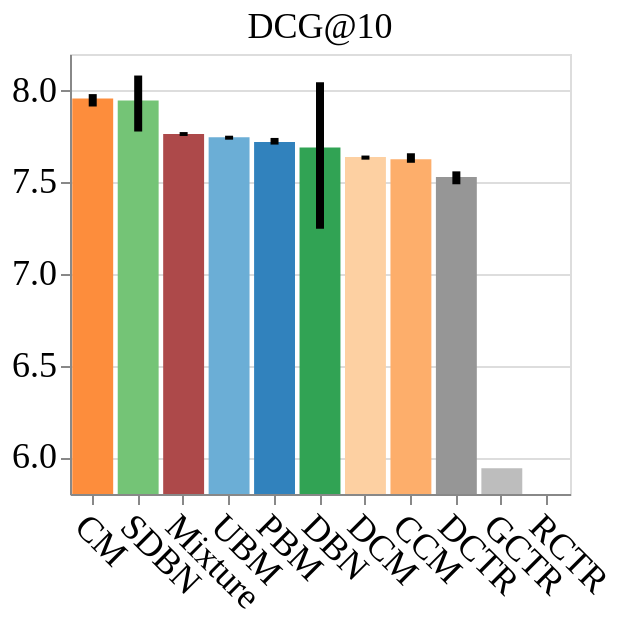

Write notebook code for a chart like this one.
### Code cell
model_means = df.groupby('model')['test_dcg@10'].mean().sort_values(ascending=False)
sorted_models = model_means.index.tolist()

base = alt.Chart(df, title="DCG@10", width=250, height=220)

bars = base.mark_bar().encode(
    x=alt.X("model", title="", sort=sorted_models).axis(labelAngle=45),
    y=alt.Y("mean(test_dcg@10)", title="").scale(zero=False, domain=(5.8, 8.2), clamp=True),
    color=alt.Color("model", title="Models", legend=None).scale(domain=list(model2color.keys()), range=list(model2color.values())),
)

errors = base.mark_errorbar(extent="ci", thickness=4).encode(
    x=alt.X("model", title="", sort=sorted_models),
    y=alt.Y("test_dcg@10", title="").scale(zero=False)
)

dcg_chart = (bars + errors)
dcg_chart

### Figure 1 — Vega-Lite specification as saved in the notebook (floating-point values rounded to 4 significant figures)
{"config": {"title": {"font": "serif", "fontWeight": "normal", "fontSize": 18}, "axis": {"titleFont": "serif", "titleFontWeight": "normal", "titleFontSize": 18, "labelFont": "serif", "labelFontWeight": "normal", "labelFontSize": 18}, "headerColumn": {"titleFont": "serif", "titleFontWeight": "normal", "titleFontSize": 18, "labelFont": "serif", "labelFontWeight": "normal", "labelFontSize": 18}, "headerRow": {"titleFont": "serif", "titleFontWeight": "normal", "titleFontSize": 18, "labelFont": "serif", "labelFontWeight": "normal", "labelFontSize": 18}, "legend": {"titleFont": "serif", "titleFontWeight": "normal", "titleFontSize": 18, "labelFont": "serif", "labelFontWeight": "normal", "labelFontSize": 18}, "text": {"font": "serif", "fontSize": 18}}, "layer": [{"mark": {"type": "bar"}, "encoding": {"color": {"field": "model", "legend": null, "scale": {"domain": ["Mixture", "PBM", "UBM", "DBN", "SDBN", "CM", "CCM", "DCM", "DCTR", "RCTR", "GCTR"], "range": ["#ad494a", "#3182bd", "#6baed6", "#31a354", "#74c476", "#fd8d3c", "#fdae6b", "#fdd0a2", "#969696", "#969696", "#bdbdbd"]}, "title": "Models", "type": "nominal"}, "x": {"axis": {"labelAngle": 45}, "field": "model", "sort": ["CM", "SDBN", "Mixture", "UBM", "PBM", "DBN", "DCM", "CCM", "DCTR", "GCTR", "RCTR"], "title": "", "type": "nominal"}, "y": {"aggregate": "mean", "field": "test_dcg@10", "scale": {"zero": false, "domain": [5.8, 8.2], "clamp": true}, "title": "", "type": "quantitative"}}, "title": "DCG@10"}, {"mark": {"type": "errorbar", "extent": "ci", "thickness": 4}, "encoding": {"x": {"field": "model", "sort": ["CM", "SDBN", "Mixture", "UBM", "PBM", "DBN", "DCM", "CCM", "DCTR", "GCTR", "RCTR"], "title": "", "type": "nominal"}, "y": {"field": "test_dcg@10", "scale": {"zero": false}, "title": "", "type": "quantitative"}}, "title": "DCG@10"}], "data": {"name": "data-0b8b8f4387e654eda923806194368de3"}, "height": 220, "width": 250, "$schema": "https://vega.github.io/schema/vega-lite/v5.20.1.json", "datasets": {"data-0b8b8f4387e654eda923806194368de3": [{"model": "Mixture", "test_loss": 1.708, "test_ll": -0.1864, "test_ppl": 1.228, "test_cond_ppl": 1.189, "train_time_s": 1710.0, "test_dcg@10": null, "test_dcg@5": null, "test_dcg@3": null, "test_dcg@1": null, "test_mrr@10": null, "train_time_min": 28.5}, {"model": "Mixture", "test_loss": null, "test_ll": null, "test_ppl": null, "test_cond_ppl": null, "train_time_s": null, "test_dcg@10": 7.774, "test_dcg@5": 5.063, "test_dcg@3": 3.668, "test_dcg@1": 1.715, "test_mrr@10": 0.6247, "train_time_min": null}, {"model": "Mixture", "test_loss": 1.711, "test_ll": -0.1871, "test_ppl": 1.229, "test_cond_ppl": 1.19, "train_time_s": 1632.0, "test_dcg@10": null, "test_dcg@5": null, "test_dcg@3": null, "test_dcg@1": null, "test_mrr@10": null, "train_time_min": 27.21}, {"model": "Mixture", "test_loss": null, "test_ll": null, "test_ppl": null, "test_cond_ppl": null, "train_time_s": null, "test_dcg@10": 7.753, "test_dcg@5": 5.059, "test_dcg@3": 3.648, "test_dcg@1": 1.724, "test_mrr@10": 0.6265, "train_time_min": null}, {"model": "Mixture", "test_loss": 1.709, "test_ll": -0.1861, "test_ppl": 1.23, "test_cond_ppl": 1.19, "train_time_s": 1671.0, "test_dcg@10": null, "test_dcg@5": null, "test_dcg@3": null, "test_dcg@1": null, "test_mrr@10": null, "train_time_min": 27.85}, {"model": "Mixture", "test_loss": null, "test_ll": null, "test_ppl": null, "test_cond_ppl": null, "train_time_s": null, "test_dcg@10": 7.764, "test_dcg@5": 5.056, "test_dcg@3": 3.634, "test_dcg@1": 1.716, "test_mrr@10": 0.6238, "train_time_min": null}, {"model": "DBN", "test_loss": 0.2095, "test_ll": -0.2132, "test_ppl": 1.229, "test_cond_ppl": 1.218, "train_time_s": 684.3, "test_dcg@10": null, "test_dcg@5": null, "test_dcg@3": null, "test_dcg@1": null, "test_mrr@10": null, "train_time_min": 11.41}, {"model": "DCM", "test_loss": null, "test_ll": null, "test_ppl": null, "test_cond_ppl": null, "train_time_s": null, "test_dcg@10": 7.624, "test_dcg@5": 4.986, "test_dcg@3": 3.642, "test_dcg@1": 1.735, "test_mrr@10": 0.6266, "train_time_min": null}, {"model": "SDBN", "test_loss": 0.2229, "test_ll": -0.2274, "test_ppl": 1.237, "test_cond_ppl": 1.236, "train_time_s": 496.7, "test_dcg@10": null, "test_dcg@5": null, "test_dcg@3": null, "test_dcg@1": null, "test_mrr@10": null, "train_time_min": 8.278}, {"model": "DBN", "test_loss": null, "test_ll": null, "test_ppl": null, "test_cond_ppl": null, "train_time_s": null, "test_dcg@10": 7.776, "test_dcg@5": 5.139, "test_dcg@3": 3.762, "test_dcg@1": 1.805, "test_mrr@10": 0.6144, "train_time_min": null}, {"model": "DCM", "test_loss": 0.2237, "test_ll": -0.2282, "test_ppl": 1.238, "test_cond_ppl": 1.237, "train_time_s": 556.6, "test_dcg@10": null, "test_dcg@5": null, "test_dcg@3": null, "test_dcg@1": null, "test_mrr@10": null, "train_time_min": 9.276}, {"model": "DCTR", "test_loss": null, "test_ll": null, "test_ppl": null, "test_cond_ppl": null, "train_time_s": null, "test_dcg@10": 7.538, "test_dcg@5": 4.944, "test_dcg@3": 3.604, "test_dcg@1": 1.722, "test_mrr@10": 0.6229, "train_time_min": null}, {"model": "CCM", "test_loss": 0.21, "test_ll": -0.2138, "test_ppl": 1.229, "test_cond_ppl": 1.218, "train_time_s": 694.8, "test_dcg@10": null, "test_dcg@5": null, "test_dcg@3": null, "test_dcg@1": null, "test_mrr@10": null, "train_time_min": 11.58}, {"model": "GCTR", "test_loss": 0.2889, "test_ll": -0.2927, "test_ppl": 1.328, "test_cond_ppl": 1.328, "train_time_s": 321.8, "test_dcg@10": null, "test_dcg@5": null, "test_dcg@3": null, "test_dcg@1": null, "test_mrr@10": null, "train_time_min": 5.363}, {"model": "CCM", "test_loss": null, "test_ll": null, "test_ppl": null, "test_cond_ppl": null, "train_time_s": null, "test_dcg@10": 7.659, "test_dcg@5": 5.021, "test_dcg@3": 3.647, "test_dcg@1": 1.73, "test_mrr@10": 0.6216, "train_time_min": null}, {"model": "PBM", "test_loss": null, "test_ll": null, "test_ppl": null, "test_cond_ppl": null, "train_time_s": null, "test_dcg@10": 7.706, "test_dcg@5": 5.012, "test_dcg@3": 3.626, "test_dcg@1": 1.703, "test_mrr@10": 0.6215, "train_time_min": null}, {"model": "CM", "test_loss": 0.6202, "test_ll": -0.6466, "test_ppl": 1.239, "test_cond_ppl": 1.874, "train_time_s": 623.4, "test_dcg@10": null, "test_dcg@5": null, "test_dcg@3": null, "test_dcg@1": null, "test_mrr@10": null, "train_time_min": 10.39}, {"model": "CM", "test_loss": null, "test_ll": null, "test_ppl": null, "test_cond_ppl": null, "train_time_s": null, "test_dcg@10": 7.981, "test_dcg@5": 5.233, "test_dcg@3": 3.813, "test_dcg@1": 1.816, "test_mrr@10": 0.6393, "train_time_min": null}, {"model": "SDBN", "test_loss": null, "test_ll": null, "test_ppl": null, "test_cond_ppl": null, "train_time_s": null, "test_dcg@10": 7.98, "test_dcg@5": 5.279, "test_dcg@3": 3.87, "test_dcg@1": 1.845, "test_mrr@10": 0.6261, "train_time_min": null}, {"model": "PBM", "test_loss": 0.217, "test_ll": -0.2215, "test_ppl": 1.227, "test_cond_ppl": 1.227, "train_time_s": 610.2, "test_dcg@10": null, "test_dcg@5": null, "test_dcg@3": null, "test_dcg@1": null, "test_mrr@10": null, "train_time_min": 10.17}, {"model": "UBM", "test_loss": 0.2082, "test_ll": -0.2121, "test_ppl": 1.227, "test_cond_ppl": 1.215, "train_time_s": 681.3, "test_dcg@10": null, "test_dcg@5": null, "test_dcg@3": null, "test_dcg@1": null, "test_mrr@10": null, "train_time_min": 11.36}, {"model": "DCTR", "test_loss": 0.2252, "test_ll": -0.2298, "test_ppl": 1.24, "test_cond_ppl": 1.24, "train_time_s": 610.5, "test_dcg@10": null, "test_dcg@5": null, "test_dcg@3": null, "test_dcg@1": null, "test_mrr@10": null, "train_time_min": 10.17}, {"model": "RCTR", "test_loss": 0.2388, "test_ll": -0.2436, "test_ppl": 1.254, "test_cond_ppl": 1.254, "train_time_s": 317.6, "test_dcg@10": null, "test_dcg@5": null, "test_dcg@3": null, "test_dcg@1": null, "test_mrr@10": null, "train_time_min": 5.293}, {"model": "UBM", "test_loss": null, "test_ll": null, "test_ppl": null, "test_cond_ppl": null, "train_time_s": null, "test_dcg@10": 7.752, "test_dcg@5": 5.05, "test_dcg@3": 3.668, "test_dcg@1": 1.724, "test_mrr@10": 0.6243, "train_time_min": null}, {"model": "GCTR", "test_loss": null, "test_ll": null, "test_ppl": null, "test_cond_ppl": null, "train_time_s": null, "test_dcg@10": 5.94, "test_dcg@5": 3.655, "test_dcg@3": 2.582, "test_dcg@1": 1.21, "test_mrr@10": 0.513, "train_time_min": null}, {"model": "DBN", "test_loss": 0.2096, "test_ll": -0.2135, "test_ppl": 1.23, "test_cond_ppl": 1.219, "train_time_s": 529.5, "test_dcg@10": null, "test_dcg@5": null, "test_dcg@3": null, "test_dcg@1": null, "test_mrr@10": null, "train_time_min": 8.825}, {"model": "DCM", "test_loss": null, "test_ll": null, "test_ppl": null, "test_cond_ppl": null, "train_time_s": null, "test_dcg@10": 7.644, "test_dcg@5": 5.015, "test_dcg@3": 3.657, "test_dcg@1": 1.733, "test_mrr@10": 0.6288, "train_time_min": null}, {"model": "SDBN", "test_loss": 0.2229, "test_ll": -0.2274, "test_ppl": 1.237, "test_cond_ppl": 1.237, "train_time_s": 605.7, "test_dcg@10": null, "test_dcg@5": null, "test_dcg@3": null, "test_dcg@1": null, "test_mrr@10": null, "train_time_min": 10.09}, {"model": "DBN", "test_loss": null, "test_ll": null, "test_ppl": null, "test_cond_ppl": null, "train_time_s": null, "test_dcg@10": 7.246, "test_dcg@5": 4.696, "test_dcg@3": 3.437, "test_dcg@1": 1.665, "test_mrr@10": 0.5809, "train_time_min": null}, {"model": "DCM", "test_loss": 0.2236, "test_ll": -0.2282, "test_ppl": 1.239, "test_cond_ppl": 1.238, "train_time_s": 582.1, "test_dcg@10": null, "test_dcg@5": null, "test_dcg@3": null, "test_dcg@1": null, "test_mrr@10": null, "train_time_min": 9.702}, {"model": "DCTR", "test_loss": null, "test_ll": null, "test_ppl": null, "test_cond_ppl": null, "train_time_s": null, "test_dcg@10": 7.489, "test_dcg@5": 4.892, "test_dcg@3": 3.559, "test_dcg@1": 1.684, "test_mrr@10": 0.6189, "train_time_min": null}, {"model": "CCM", "test_loss": 0.21, "test_ll": -0.2139, "test_ppl": 1.231, "test_cond_ppl": 1.219, "train_time_s": 533.5, "test_dcg@10": null, "test_dcg@5": null, "test_dcg@3": null, "test_dcg@1": null, "test_mrr@10": null, "train_time_min": 8.892}, {"model": "GCTR", "test_loss": 0.289, "test_ll": -0.293, "test_ppl": 1.33, "test_cond_ppl": 1.33, "train_time_s": 212.6, "test_dcg@10": null, "test_dcg@5": null, "test_dcg@3": null, "test_dcg@1": null, "test_mrr@10": null, "train_time_min": 3.543}, {"model": "CCM", "test_loss": null, "test_ll": null, "test_ppl": null, "test_cond_ppl": null, "train_time_s": null, "test_dcg@10": 7.611, "test_dcg@5": 4.957, "test_dcg@3": 3.589, "test_dcg@1": 1.695, "test_mrr@10": 0.6213, "train_time_min": null}, {"model": "PBM", "test_loss": null, "test_ll": null, "test_ppl": null, "test_cond_ppl": null, "train_time_s": null, "test_dcg@10": 7.742, "test_dcg@5": 5.055, "test_dcg@3": 3.649, "test_dcg@1": 1.721, "test_mrr@10": 0.624, "train_time_min": null}, {"model": "CM", "test_loss": 0.6185, "test_ll": -0.646, "test_ppl": 1.242, "test_cond_ppl": 1.881, "train_time_s": 559.3, "test_dcg@10": null, "test_dcg@5": null, "test_dcg@3": null, "test_dcg@1": null, "test_mrr@10": null, "train_time_min": 9.322}, {"model": "CM", "test_loss": null, "test_ll": null, "test_ppl": null, "test_cond_ppl": null, "train_time_s": null, "test_dcg@10": 7.914, "test_dcg@5": 5.18, "test_dcg@3": 3.767, "test_dcg@1": 1.8, "test_mrr@10": 0.6382, "train_time_min": null}, {"model": "SDBN", "test_loss": null, "test_ll": null, "test_ppl": null, "test_cond_ppl": null, "train_time_s": null, "test_dcg@10": 7.777, "test_dcg@5": 5.183, "test_dcg@3": 3.825, "test_dcg@1": 1.878, "test_mrr@10": 0.6216, "train_time_min": null}, {"model": "PBM", "test_loss": 0.2168, "test_ll": -0.2214, "test_ppl": 1.228, "test_cond_ppl": 1.228, "train_time_s": 548.9, "test_dcg@10": null, "test_dcg@5": null, "test_dcg@3": null, "test_dcg@1": null, "test_mrr@10": null, "train_time_min": 9.149}, {"model": "UBM", "test_loss": 0.208, "test_ll": -0.212, "test_ppl": 1.228, "test_cond_ppl": 1.216, "train_time_s": 625.5, "test_dcg@10": null, "test_dcg@5": null, "test_dcg@3": null, "test_dcg@1": null, "test_mrr@10": null, "train_time_min": 10.43}, {"model": "DCTR", "test_loss": 0.2252, "test_ll": -0.2299, "test_ppl": 1.24, "test_cond_ppl": 1.24, "train_time_s": 449.2, "test_dcg@10": null, "test_dcg@5": null, "test_dcg@3": null, "test_dcg@1": null, "test_mrr@10": null, "train_time_min": 7.486}, {"model": "RCTR", "test_loss": 0.2386, "test_ll": -0.2436, "test_ppl": 1.256, "test_cond_ppl": 1.256, "train_time_s": 211.9, "test_dcg@10": null, "test_dcg@5": null, "test_dcg@3": null, "test_dcg@1": null, "test_mrr@10": null, "train_time_min": 3.532}, {"model": "UBM", "test_loss": null, "test_ll": null, "test_ppl": null, "test_cond_ppl": null, "train_time_s": null, "test_dcg@10": 7.754, "test_dcg@5": 5.058, "test_dcg@3": 3.659, "test_dcg@1": 1.7, "test_mrr@10": 0.6233, "train_time_min": null}, {"model": "GCTR", "test_loss": null, "test_ll": null, "test_ppl": null, "test_cond_ppl": null, "train_time_s": null, "test_dcg@10": 5.94, "test_dcg@5": 3.655, "test_dcg@3": 2.582, "test_dcg@1": 1.21, "test_mrr@10": 0.513, "train_time_min": null}, {"model": "DBN", "test_loss": 0.2097, "test_ll": -0.2135, "test_ppl": 1.231, "test_cond_ppl": 1.221, "train_time_s": 556.1, "test_dcg@10": null, "test_dcg@5": null, "test_dcg@3": null, "test_dcg@1": null, "test_mrr@10": null, "train_time_min": 9.268}, {"model": "DCM", "test_loss": null, "test_ll": null, "test_ppl": null, "test_cond_ppl": null, "train_time_s": null, "test_dcg@10": 7.646, "test_dcg@5": 5.004, "test_dcg@3": 3.654, "test_dcg@1": 1.73, "test_mrr@10": 0.629, "train_time_min": null}, {"model": "SDBN", "test_loss": 0.2228, "test_ll": -0.2273, "test_ppl": 1.238, "test_cond_ppl": 1.237, "train_time_s": 540.4, "test_dcg@10": null, "test_dcg@5": null, "test_dcg@3": null, "test_dcg@1": null, "test_mrr@10": null, "train_time_min": 9.007}, {"model": "DBN", "test_loss": null, "test_ll": null, "test_ppl": null, "test_cond_ppl": null, "train_time_s": null, "test_dcg@10": 8.046, "test_dcg@5": 5.31, "test_dcg@3": 3.886, "test_dcg@1": 1.842, "test_mrr@10": 0.6292, "train_time_min": null}, {"model": "DCM", "test_loss": 0.2237, "test_ll": -0.2282, "test_ppl": 1.24, "test_cond_ppl": 1.239, "train_time_s": 621.4, "test_dcg@10": null, "test_dcg@5": null, "test_dcg@3": null, "test_dcg@1": null, "test_mrr@10": null, "train_time_min": 10.36}, {"model": "DCTR", "test_loss": null, "test_ll": null, "test_ppl": null, "test_cond_ppl": null, "train_time_s": null, "test_dcg@10": 7.56, "test_dcg@5": 4.952, "test_dcg@3": 3.612, "test_dcg@1": 1.723, "test_mrr@10": 0.6241, "train_time_min": null}, {"model": "CCM", "test_loss": 0.2101, "test_ll": -0.214, "test_ppl": 1.232, "test_cond_ppl": 1.221, "train_time_s": 686.5, "test_dcg@10": null, "test_dcg@5": null, "test_dcg@3": null, "test_dcg@1": null, "test_mrr@10": null, "train_time_min": 11.44}, {"model": "GCTR", "test_loss": 0.2889, "test_ll": -0.2928, "test_ppl": 1.33, "test_cond_ppl": 1.33, "train_time_s": 227.2, "test_dcg@10": null, "test_dcg@5": null, "test_dcg@3": null, "test_dcg@1": null, "test_mrr@10": null, "train_time_min": 3.787}, {"model": "CCM", "test_loss": null, "test_ll": null, "test_ppl": null, "test_cond_ppl": null, "train_time_s": null, "test_dcg@10": 7.607, "test_dcg@5": 4.955, "test_dcg@3": 3.598, "test_dcg@1": 1.709, "test_mrr@10": 0.6204, "train_time_min": null}, {"model": "PBM", "test_loss": null, "test_ll": null, "test_ppl": null, "test_cond_ppl": null, "train_time_s": null, "test_dcg@10": 7.71, "test_dcg@5": 5.019, "test_dcg@3": 3.621, "test_dcg@1": 1.71, "test_mrr@10": 0.6199, "train_time_min": null}, {"model": "CM", "test_loss": 0.6202, "test_ll": -0.647, "test_ppl": 1.243, "test_cond_ppl": 1.884, "train_time_s": 596.7, "test_dcg@10": null, "test_dcg@5": null, "test_dcg@3": null, "test_dcg@1": null, "test_mrr@10": null, "train_time_min": 9.945}, {"model": "CM", "test_loss": null, "test_ll": null, "test_ppl": null, "test_cond_ppl": null, "train_time_s": null, "test_dcg@10": 7.976, "test_dcg@5": 5.227, "test_dcg@3": 3.793, "test_dcg@1": 1.812, "test_mrr@10": 0.6392, "train_time_min": null}, {"model": "SDBN", "test_loss": null, "test_ll": null, "test_ppl": null, "test_cond_ppl": null, "train_time_s": null, "test_dcg@10": 8.083, "test_dcg@5": 5.339, "test_dcg@3": 3.93, "test_dcg@1": 1.882, "test_mrr@10": 0.6314, "train_time_min": null}, {"model": "PBM", "test_loss": 0.2173, "test_ll": -0.2218, "test_ppl": 1.229, "test_cond_ppl": 1.229, "train_time_s": 585.6, "test_dcg@10": null, "test_dcg@5": null, "test_dcg@3": null, "test_dcg@1": null, "test_mrr@10": null, "train_time_min": 9.76}, {"model": "UBM", "test_loss": 0.2083, "test_ll": -0.2123, "test_ppl": 1.229, "test_cond_ppl": 1.218, "train_time_s": 676.7, "test_dcg@10": null, "test_dcg@5": null, "test_dcg@3": null, "test_dcg@1": null, "test_mrr@10": null, "train_time_min": 11.28}, {"model": "DCTR", "test_loss": 0.225, "test_ll": -0.2297, "test_ppl": 1.241, "test_cond_ppl": 1.241, "train_time_s": 587.7, "test_dcg@10": null, "test_dcg@5": null, "test_dcg@3": null, "test_dcg@1": null, "test_mrr@10": null, "train_time_min": 9.795}, {"model": "RCTR", "test_loss": 0.2389, "test_ll": -0.2438, "test_ppl": 1.257, "test_cond_ppl": 1.257, "train_time_s": 228.0, "test_dcg@10": null, "test_dcg@5": null, "test_dcg@3": null, "test_dcg@1": null, "test_mrr@10": null, "train_time_min": 3.8}, {"model": "UBM", "test_loss": null, "test_ll": null, "test_ppl": null, "test_cond_ppl": null, "train_time_s": null, "test_dcg@10": 7.733, "test_dcg@5": 5.031, "test_dcg@3": 3.626, "test_dcg@1": 1.714, "test_mrr@10": 0.6239, "train_time_min": null}, {"model": "GCTR", "test_loss": null, "test_ll": null, "test_ppl": null, "test_cond_ppl": null, "train_time_s": null, "test_dcg@10": 5.94, "test_dcg@5": 3.655, "test_dcg@3": 2.582, "test_dcg@1": 1.21, "test_mrr@10": 0.513, "train_time_min": null}]}}
